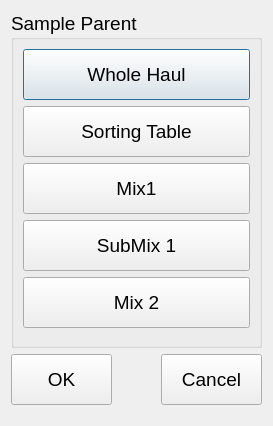
<?xml version="1.0" encoding="UTF-8"?>
<ui version="4.0">
 <class>parentSampleDlg</class>
 <widget class="QDialog" name="parentSampleDlg">
  <property name="geometry">
   <rect>
    <x>0</x>
    <y>0</y>
    <width>273</width>
    <height>426</height>
   </rect>
  </property>
  <property name="windowTitle">
   <string>Parent Sample Dialog</string>
  </property>
  <layout class="QVBoxLayout" name="verticalLayout_2">
   <item>
    <layout class="QVBoxLayout" name="verticalLayout">
     <item>
      <widget class="QGroupBox" name="groupBox">
       <property name="font">
        <font>
         <pointsize>14</pointsize>
        </font>
       </property>
       <property name="title">
        <string>Sample Parent</string>
       </property>
       <layout class="QVBoxLayout" name="verticalLayout_3">
        <item>
         <widget class="QPushButton" name="wholeHaulBtn">
          <property name="minimumSize">
           <size>
            <width>0</width>
            <height>51</height>
           </size>
          </property>
          <property name="font">
           <font>
            <pointsize>14</pointsize>
           </font>
          </property>
          <property name="text">
           <string>Whole Haul</string>
          </property>
          <property name="checkable">
           <bool>true</bool>
          </property>
          <property name="autoExclusive">
           <bool>true</bool>
          </property>
         </widget>
        </item>
        <item>
         <widget class="QPushButton" name="sortTableBtn">
          <property name="minimumSize">
           <size>
            <width>0</width>
            <height>51</height>
           </size>
          </property>
          <property name="font">
           <font>
            <pointsize>14</pointsize>
           </font>
          </property>
          <property name="text">
           <string>Sorting Table</string>
          </property>
          <property name="checkable">
           <bool>true</bool>
          </property>
          <property name="autoExclusive">
           <bool>true</bool>
          </property>
         </widget>
        </item>
        <item>
         <widget class="QPushButton" name="mix1Btn">
          <property name="minimumSize">
           <size>
            <width>0</width>
            <height>51</height>
           </size>
          </property>
          <property name="font">
           <font>
            <pointsize>14</pointsize>
           </font>
          </property>
          <property name="text">
           <string>Mix1</string>
          </property>
          <property name="checkable">
           <bool>true</bool>
          </property>
          <property name="autoExclusive">
           <bool>true</bool>
          </property>
         </widget>
        </item>
        <item>
         <widget class="QPushButton" name="subMix1Btn">
          <property name="minimumSize">
           <size>
            <width>0</width>
            <height>51</height>
           </size>
          </property>
          <property name="font">
           <font>
            <pointsize>14</pointsize>
           </font>
          </property>
          <property name="text">
           <string>SubMix 1</string>
          </property>
          <property name="checkable">
           <bool>true</bool>
          </property>
          <property name="autoExclusive">
           <bool>true</bool>
          </property>
         </widget>
        </item>
        <item>
         <widget class="QPushButton" name="mix2Btn">
          <property name="minimumSize">
           <size>
            <width>0</width>
            <height>51</height>
           </size>
          </property>
          <property name="font">
           <font>
            <pointsize>14</pointsize>
           </font>
          </property>
          <property name="text">
           <string>Mix 2</string>
          </property>
          <property name="checkable">
           <bool>true</bool>
          </property>
          <property name="autoExclusive">
           <bool>true</bool>
          </property>
         </widget>
        </item>
        <item>
         <spacer name="verticalSpacer">
          <property name="orientation">
           <enum>Qt::Vertical</enum>
          </property>
          <property name="sizeHint" stdset="0">
           <size>
            <width>20</width>
            <height>40</height>
           </size>
          </property>
         </spacer>
        </item>
       </layout>
      </widget>
     </item>
     <item>
      <layout class="QHBoxLayout" name="horizontalLayout">
       <property name="bottomMargin">
        <number>10</number>
       </property>
       <item>
        <widget class="QPushButton" name="okBtn">
         <property name="minimumSize">
          <size>
           <width>101</width>
           <height>51</height>
          </size>
         </property>
         <property name="font">
          <font>
           <pointsize>14</pointsize>
          </font>
         </property>
         <property name="text">
          <string>OK</string>
         </property>
        </widget>
       </item>
       <item>
        <spacer name="horizontalSpacer">
         <property name="orientation">
          <enum>Qt::Horizontal</enum>
         </property>
         <property name="sizeHint" stdset="0">
          <size>
           <width>40</width>
           <height>20</height>
          </size>
         </property>
        </spacer>
       </item>
       <item>
        <widget class="QPushButton" name="cancelBtn">
         <property name="minimumSize">
          <size>
           <width>101</width>
           <height>51</height>
          </size>
         </property>
         <property name="font">
          <font>
           <pointsize>14</pointsize>
          </font>
         </property>
         <property name="text">
          <string>Cancel</string>
         </property>
        </widget>
       </item>
      </layout>
     </item>
    </layout>
   </item>
  </layout>
 </widget>
 <resources/>
 <connections/>
</ui>
